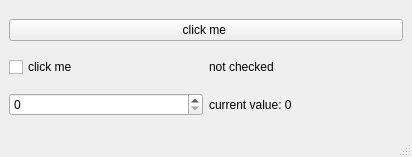
<?xml version="1.0" encoding="UTF-8"?>
<ui version="4.0">
 <class>MainWindow</class>
 <widget class="QMainWindow" name="MainWindow">
  <property name="geometry">
   <rect>
    <x>0</x>
    <y>0</y>
    <width>412</width>
    <height>157</height>
   </rect>
  </property>
  <property name="windowTitle">
   <string>Auto-Connect example</string>
  </property>
  <widget class="QWidget" name="centralwidget">
   <layout class="QGridLayout" name="gridLayout">
    <item row="0" column="0" colspan="2">
     <widget class="QPushButton" name="btnDemo">
      <property name="text">
       <string>click me </string>
      </property>
     </widget>
    </item>
    <item row="1" column="0">
     <widget class="QCheckBox" name="checkDemo">
      <property name="text">
       <string>click me</string>
      </property>
     </widget>
    </item>
    <item row="1" column="1">
     <widget class="QLabel" name="lblCheckResult">
      <property name="text">
       <string>not checked</string>
      </property>
     </widget>
    </item>
    <item row="2" column="0">
     <widget class="QSpinBox" name="spinDemo"/>
    </item>
    <item row="2" column="1">
     <widget class="QLabel" name="lblSpinResult">
      <property name="text">
       <string>current value: 0</string>
      </property>
     </widget>
    </item>
   </layout>
  </widget>
  <widget class="QMenuBar" name="menubar">
   <property name="geometry">
    <rect>
     <x>0</x>
     <y>0</y>
     <width>412</width>
     <height>21</height>
    </rect>
   </property>
  </widget>
  <widget class="QStatusBar" name="statusbar"/>
 </widget>
 <resources/>
 <connections/>
</ui>
